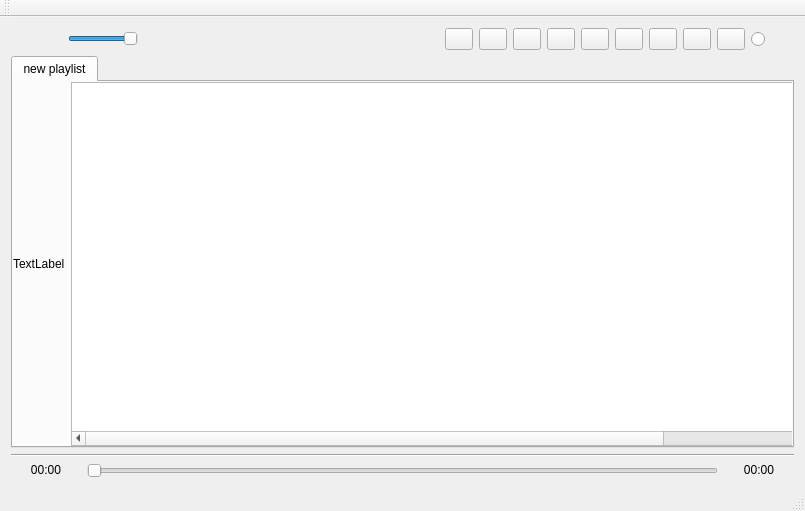
<?xml version="1.0" encoding="UTF-8"?>
<ui version="4.0">
 <class>MainWindow</class>
 <widget class="QMainWindow" name="MainWindow">
  <property name="geometry">
   <rect>
    <x>0</x>
    <y>0</y>
    <width>805</width>
    <height>511</height>
   </rect>
  </property>
  <property name="minimumSize">
   <size>
    <width>805</width>
    <height>0</height>
   </size>
  </property>
  <property name="windowTitle">
   <string/>
  </property>
  <widget class="QWidget" name="centralWidget">
   <layout class="QVBoxLayout" name="verticalLayout">
    <item>
     <layout class="QHBoxLayout" name="horizontalLayout_3">
      <item>
       <layout class="QHBoxLayout" name="horizontalLayout">
        <item>
         <layout class="QVBoxLayout" name="histogramLayout"/>
        </item>
        <item>
         <widget class="QLabel" name="labelVolume">
          <property name="minimumSize">
           <size>
            <width>51</width>
            <height>0</height>
           </size>
          </property>
          <property name="maximumSize">
           <size>
            <width>50</width>
            <height>25</height>
           </size>
          </property>
          <property name="text">
           <string>&lt;html&gt;&lt;head/&gt;&lt;body&gt;&lt;p align=&quot;center&quot;&gt;&lt;img src=&quot;:/image/glyphicons-185-volume-up.png&quot;/&gt;&lt;/p&gt;&lt;/body&gt;&lt;/html&gt;</string>
          </property>
         </widget>
        </item>
        <item>
         <widget class="QSlider" name="VolumeSlider">
          <property name="maximumSize">
           <size>
            <width>70</width>
            <height>16777215</height>
           </size>
          </property>
          <property name="focusPolicy">
           <enum>Qt::NoFocus</enum>
          </property>
          <property name="minimum">
           <number>0</number>
          </property>
          <property name="sliderPosition">
           <number>99</number>
          </property>
          <property name="orientation">
           <enum>Qt::Horizontal</enum>
          </property>
         </widget>
        </item>
        <item>
         <spacer name="horizontalSpacer">
          <property name="orientation">
           <enum>Qt::Horizontal</enum>
          </property>
          <property name="sizeHint" stdset="0">
           <size>
            <width>40</width>
            <height>20</height>
           </size>
          </property>
         </spacer>
        </item>
       </layout>
      </item>
      <item>
       <layout class="QHBoxLayout" name="horizontalLayout_2">
        <item>
         <widget class="QPushButton" name="radioButton">
          <property name="maximumSize">
           <size>
            <width>28</width>
            <height>28</height>
           </size>
          </property>
          <property name="text">
           <string/>
          </property>
          <property name="icon">
           <iconset resource="image.qrc">
            <normaloff>:/image/glyphicons-33-wifi-alt.png</normaloff>:/image/glyphicons-33-wifi-alt.png</iconset>
          </property>
         </widget>
        </item>
        <item>
         <widget class="QPushButton" name="musicProperties">
          <property name="maximumSize">
           <size>
            <width>28</width>
            <height>28</height>
           </size>
          </property>
          <property name="text">
           <string/>
          </property>
          <property name="icon">
           <iconset resource="image.qrc">
            <normaloff>:/image/glyphicons-504-cd.png</normaloff>:/image/glyphicons-504-cd.png</iconset>
          </property>
         </widget>
        </item>
        <item>
         <widget class="QPushButton" name="createPlaylistButton">
          <property name="maximumSize">
           <size>
            <width>28</width>
            <height>28</height>
           </size>
          </property>
          <property name="text">
           <string/>
          </property>
          <property name="icon">
           <iconset resource="image.qrc">
            <normaloff>:/image/glyphicons-433-plus.png</normaloff>:/image/glyphicons-433-plus.png</iconset>
          </property>
         </widget>
        </item>
        <item>
         <widget class="QPushButton" name="openPlaylistButton">
          <property name="maximumSize">
           <size>
            <width>28</width>
            <height>28</height>
           </size>
          </property>
          <property name="text">
           <string/>
          </property>
          <property name="icon">
           <iconset resource="image.qrc">
            <normaloff>:/image/glyphicons-160-playlist.png</normaloff>:/image/glyphicons-160-playlist.png</iconset>
          </property>
         </widget>
        </item>
        <item>
         <widget class="QPushButton" name="openFilesButton">
          <property name="maximumSize">
           <size>
            <width>28</width>
            <height>28</height>
           </size>
          </property>
          <property name="text">
           <string/>
          </property>
          <property name="icon">
           <iconset resource="image.qrc">
            <normaloff>:/image/glyphicons-145-folder-open.png</normaloff>:/image/glyphicons-145-folder-open.png</iconset>
          </property>
         </widget>
        </item>
        <item>
         <widget class="QPushButton" name="previousButton">
          <property name="maximumSize">
           <size>
            <width>28</width>
            <height>28</height>
           </size>
          </property>
          <property name="text">
           <string/>
          </property>
          <property name="icon">
           <iconset resource="image.qrc">
            <normaloff>:/image/glyphicons-171-step-backward.png</normaloff>:/image/glyphicons-171-step-backward.png</iconset>
          </property>
         </widget>
        </item>
        <item>
         <widget class="QPushButton" name="playButton">
          <property name="maximumSize">
           <size>
            <width>28</width>
            <height>28</height>
           </size>
          </property>
          <property name="text">
           <string/>
          </property>
          <property name="icon">
           <iconset resource="image.qrc">
            <normaloff>:/image/glyphicons-174-play.png</normaloff>:/image/glyphicons-174-play.png</iconset>
          </property>
         </widget>
        </item>
        <item>
         <widget class="QPushButton" name="nextButton">
          <property name="maximumSize">
           <size>
            <width>28</width>
            <height>28</height>
           </size>
          </property>
          <property name="text">
           <string/>
          </property>
          <property name="icon">
           <iconset resource="image.qrc">
            <normaloff>:/image/glyphicons-179-step-forward.png</normaloff>:/image/glyphicons-179-step-forward.png</iconset>
          </property>
         </widget>
        </item>
        <item>
         <widget class="QPushButton" name="stopButton">
          <property name="maximumSize">
           <size>
            <width>28</width>
            <height>28</height>
           </size>
          </property>
          <property name="text">
           <string/>
          </property>
          <property name="icon">
           <iconset resource="image.qrc">
            <normaloff>:/image/glyphicons-176-stop.png</normaloff>:/image/glyphicons-176-stop.png</iconset>
          </property>
         </widget>
        </item>
        <item>
         <widget class="QRadioButton" name="randomButton">
          <property name="minimumSize">
           <size>
            <width>43</width>
            <height>0</height>
           </size>
          </property>
          <property name="maximumSize">
           <size>
            <width>43</width>
            <height>28</height>
           </size>
          </property>
          <property name="text">
           <string/>
          </property>
          <property name="icon">
           <iconset resource="image.qrc">
            <normaloff>:/image/glyphicons-84-random.png</normaloff>:/image/glyphicons-84-random.png</iconset>
          </property>
         </widget>
        </item>
       </layout>
      </item>
     </layout>
    </item>
    <item>
     <layout class="QHBoxLayout" name="tab_horizontal_layout">
      <item>
       <layout class="QHBoxLayout" name="music_properties_layout">
        <property name="spacing">
         <number>0</number>
        </property>
       </layout>
      </item>
      <item>
       <widget class="QTabWidget" name="tabWidget">
        <property name="currentIndex">
         <number>0</number>
        </property>
        <widget class="QWidget" name="tab">
         <property name="sizePolicy">
          <sizepolicy hsizetype="Expanding" vsizetype="Preferred">
           <horstretch>0</horstretch>
           <verstretch>0</verstretch>
          </sizepolicy>
         </property>
         <property name="minimumSize">
          <size>
           <width>783</width>
           <height>329</height>
          </size>
         </property>
         <attribute name="title">
          <string>new playlist</string>
         </attribute>
         <layout class="QHBoxLayout" name="horizontalLayout_5">
          <property name="spacing">
           <number>6</number>
          </property>
          <property name="leftMargin">
           <number>0</number>
          </property>
          <property name="topMargin">
           <number>0</number>
          </property>
          <property name="rightMargin">
           <number>0</number>
          </property>
          <property name="bottomMargin">
           <number>0</number>
          </property>
          <item>
           <widget class="QLabel" name="label">
            <property name="text">
             <string>TextLabel</string>
            </property>
           </widget>
          </item>
          <item>
           <widget class="QTableWidget" name="tableWidget">
            <property name="enabled">
             <bool>true</bool>
            </property>
            <property name="minimumSize">
             <size>
              <width>800</width>
              <height>0</height>
             </size>
            </property>
            <property name="layoutDirection">
             <enum>Qt::LeftToRight</enum>
            </property>
            <property name="autoFillBackground">
             <bool>false</bool>
            </property>
            <property name="inputMethodHints">
             <set>Qt::ImhNone</set>
            </property>
            <property name="lineWidth">
             <number>0</number>
            </property>
            <property name="editTriggers">
             <set>QAbstractItemView::NoEditTriggers</set>
            </property>
            <property name="dragDropOverwriteMode">
             <bool>true</bool>
            </property>
            <property name="defaultDropAction">
             <enum>Qt::TargetMoveAction</enum>
            </property>
            <property name="selectionBehavior">
             <enum>QAbstractItemView::SelectRows</enum>
            </property>
            <property name="showGrid">
             <bool>false</bool>
            </property>
            <property name="gridStyle">
             <enum>Qt::SolidLine</enum>
            </property>
            <property name="wordWrap">
             <bool>true</bool>
            </property>
            <property name="cornerButtonEnabled">
             <bool>true</bool>
            </property>
            <property name="rowCount">
             <number>0</number>
            </property>
            <property name="columnCount">
             <number>4</number>
            </property>
            <attribute name="horizontalHeaderVisible">
             <bool>false</bool>
            </attribute>
            <attribute name="horizontalHeaderCascadingSectionResizes">
             <bool>false</bool>
            </attribute>
            <attribute name="horizontalHeaderDefaultSectionSize">
             <number>200</number>
            </attribute>
            <attribute name="horizontalHeaderHighlightSections">
             <bool>true</bool>
            </attribute>
            <attribute name="horizontalHeaderMinimumSectionSize">
             <number>0</number>
            </attribute>
            <attribute name="horizontalHeaderShowSortIndicator" stdset="0">
             <bool>false</bool>
            </attribute>
            <attribute name="horizontalHeaderStretchLastSection">
             <bool>true</bool>
            </attribute>
            <attribute name="verticalHeaderVisible">
             <bool>false</bool>
            </attribute>
            <attribute name="verticalHeaderCascadingSectionResizes">
             <bool>false</bool>
            </attribute>
            <attribute name="verticalHeaderStretchLastSection">
             <bool>false</bool>
            </attribute>
            <column>
             <property name="text">
              <string>Title</string>
             </property>
            </column>
            <column>
             <property name="text">
              <string>Artist</string>
             </property>
            </column>
            <column>
             <property name="text">
              <string>Album</string>
             </property>
            </column>
            <column>
             <property name="text">
              <string>Time</string>
             </property>
             <property name="textAlignment">
              <set>AlignCenter</set>
             </property>
            </column>
           </widget>
          </item>
         </layout>
        </widget>
       </widget>
      </item>
     </layout>
    </item>
    <item>
     <widget class="Line" name="line">
      <property name="orientation">
       <enum>Qt::Horizontal</enum>
      </property>
     </widget>
    </item>
    <item>
     <layout class="QHBoxLayout" name="horizontalLayout_4">
      <item>
       <widget class="QLabel" name="labelTimeLeft">
        <property name="minimumSize">
         <size>
          <width>70</width>
          <height>0</height>
         </size>
        </property>
        <property name="maximumSize">
         <size>
          <width>70</width>
          <height>16777215</height>
         </size>
        </property>
        <property name="text">
         <string>&lt;html&gt;&lt;head/&gt;&lt;body&gt;&lt;p align=&quot;center&quot;&gt;00:00&lt;/p&gt;&lt;/body&gt;&lt;/html&gt;</string>
        </property>
       </widget>
      </item>
      <item>
       <widget class="QSlider" name="TrackSlider">
        <property name="focusPolicy">
         <enum>Qt::NoFocus</enum>
        </property>
        <property name="orientation">
         <enum>Qt::Horizontal</enum>
        </property>
       </widget>
      </item>
      <item>
       <widget class="QLabel" name="labelTime">
        <property name="minimumSize">
         <size>
          <width>70</width>
          <height>0</height>
         </size>
        </property>
        <property name="maximumSize">
         <size>
          <width>70</width>
          <height>16777215</height>
         </size>
        </property>
        <property name="text">
         <string>&lt;html&gt;&lt;head/&gt;&lt;body&gt;&lt;p align=&quot;center&quot;&gt;00:00&lt;/p&gt;&lt;/body&gt;&lt;/html&gt;</string>
        </property>
       </widget>
      </item>
     </layout>
    </item>
   </layout>
  </widget>
  <widget class="QMenuBar" name="menuBar">
   <property name="geometry">
    <rect>
     <x>0</x>
     <y>0</y>
     <width>805</width>
     <height>22</height>
    </rect>
   </property>
  </widget>
  <widget class="QToolBar" name="mainToolBar">
   <attribute name="toolBarArea">
    <enum>TopToolBarArea</enum>
   </attribute>
   <attribute name="toolBarBreak">
    <bool>false</bool>
   </attribute>
  </widget>
  <widget class="QStatusBar" name="statusBar"/>
 </widget>
 <layoutdefault spacing="6" margin="11"/>
 <resources>
  <include location="image.qrc"/>
 </resources>
 <connections/>
</ui>
